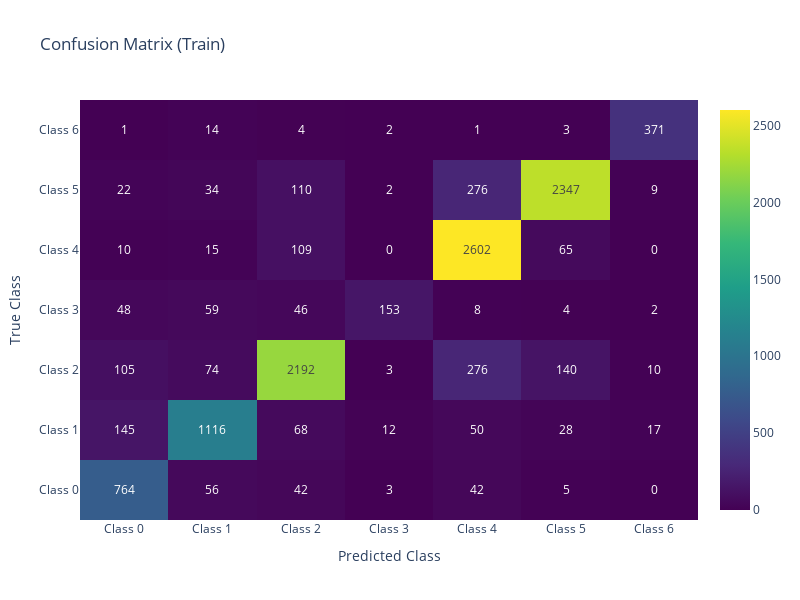
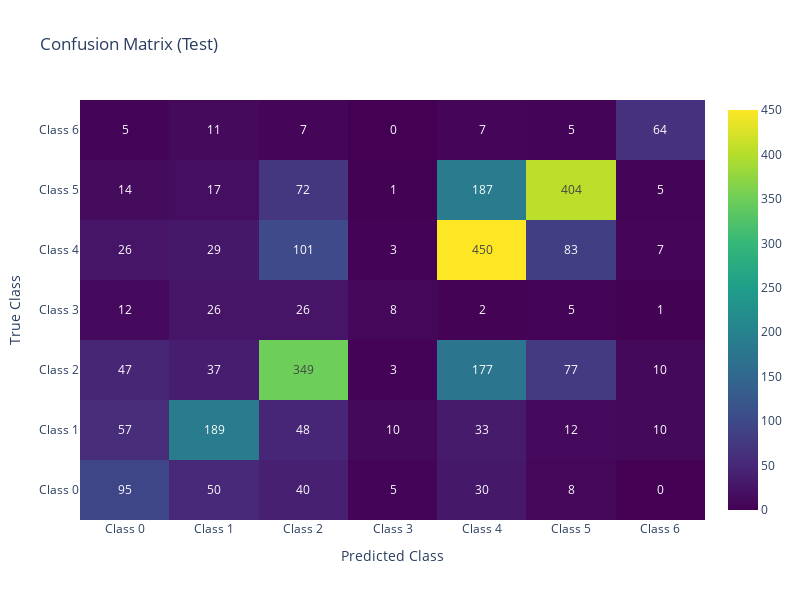

These figures' notebook cell, in order:
### Code cell
params_max_f1 = metrics_under_cnn.loc[metrics_under_cnn["f1_test_average"].idxmax()]

plot_confusion_matrix(params_max_f1)

### Figure 1 — Plotly figure (JSON) as saved in the notebook; plotly's stock layout.template omitted (floating-point values rounded to 4 significant figures)
{"data": [{"colorscale": [[0, "#440154"], [0.1111, "#482878"], [0.2222, "#3e4989"], [0.3333, "#31688e"], [0.4444, "#26828e"], [0.5556, "#1f9e89"], [0.6667, "#35b779"], [0.7778, "#6ece58"], [0.8889, "#b5de2b"], [1, "#fde725"]], "showscale": true, "text": [["764", "56", "42", "3", "42", "5", "0"], ["145", "1116", "68", "12", "50", "28", "17"], ["105", "74", "2192", "3", "276", "140", "10"], ["48", "59", "46", "153", "8", "4", "2"], ["10", "15", "109", "0", "2602", "65", "0"], ["22", "34", "110", "2", "276", "2347", "9"], ["1", "14", "4", "2", "1", "3", "371"]], "texttemplate": "%{text}", "type": "heatmap", "x": ["Class 0", "Class 1", "Class 2", "Class 3", "Class 4", "Class 5", "Class 6"], "y": ["Class 0", "Class 1", "Class 2", "Class 3", "Class 4", "Class 5", "Class 6"], "z": [[764, 56, 42, 3, 42, 5, 0], [145, 1116, 68, 12, 50, 28, 17], [105, 74, 2192, 3, 276, 140, 10], [48, 59, 46, 153, 8, 4, 2], [10, 15, 109, 0, 2602, 65, 0], [22, 34, 110, 2, 276, 2347, 9], [1, 14, 4, 2, 1, 3, 371]]}], "layout": {"height": 600, "title": {"text": "Confusion Matrix (Train)"}, "width": 800, "xaxis": {"title": {"text": "Predicted Class"}}, "yaxis": {"title": {"text": "True Class"}}}}

### Figure 2 — Plotly figure (JSON) as saved in the notebook; plotly's stock layout.template omitted (floating-point values rounded to 4 significant figures)
{"data": [{"colorscale": [[0, "#440154"], [0.1111, "#482878"], [0.2222, "#3e4989"], [0.3333, "#31688e"], [0.4444, "#26828e"], [0.5556, "#1f9e89"], [0.6667, "#35b779"], [0.7778, "#6ece58"], [0.8889, "#b5de2b"], [1, "#fde725"]], "showscale": true, "text": [["95", "50", "40", "5", "30", "8", "0"], ["57", "189", "48", "10", "33", "12", "10"], ["47", "37", "349", "3", "177", "77", "10"], ["12", "26", "26", "8", "2", "5", "1"], ["26", "29", "101", "3", "450", "83", "7"], ["14", "17", "72", "1", "187", "404", "5"], ["5", "11", "7", "0", "7", "5", "64"]], "texttemplate": "%{text}", "type": "heatmap", "x": ["Class 0", "Class 1", "Class 2", "Class 3", "Class 4", "Class 5", "Class 6"], "y": ["Class 0", "Class 1", "Class 2", "Class 3", "Class 4", "Class 5", "Class 6"], "z": [[95, 50, 40, 5, 30, 8, 0], [57, 189, 48, 10, 33, 12, 10], [47, 37, 349, 3, 177, 77, 10], [12, 26, 26, 8, 2, 5, 1], [26, 29, 101, 3, 450, 83, 7], [14, 17, 72, 1, 187, 404, 5], [5, 11, 7, 0, 7, 5, 64]]}], "layout": {"height": 600, "title": {"text": "Confusion Matrix (Test)"}, "width": 800, "xaxis": {"title": {"text": "Predicted Class"}}, "yaxis": {"title": {"text": "True Class"}}}}
